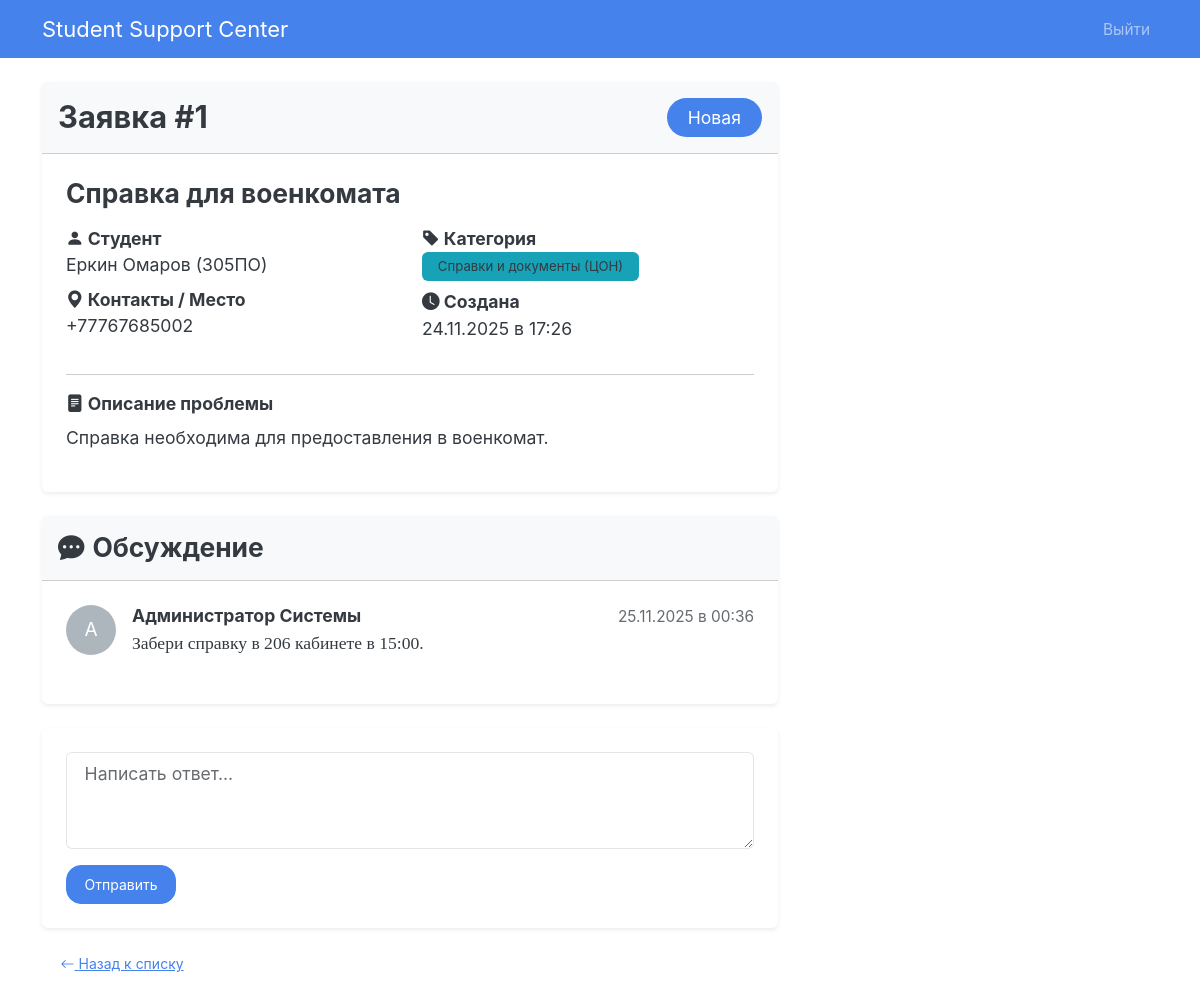
Page /ticket/1 (signed in) on the earlier database version.
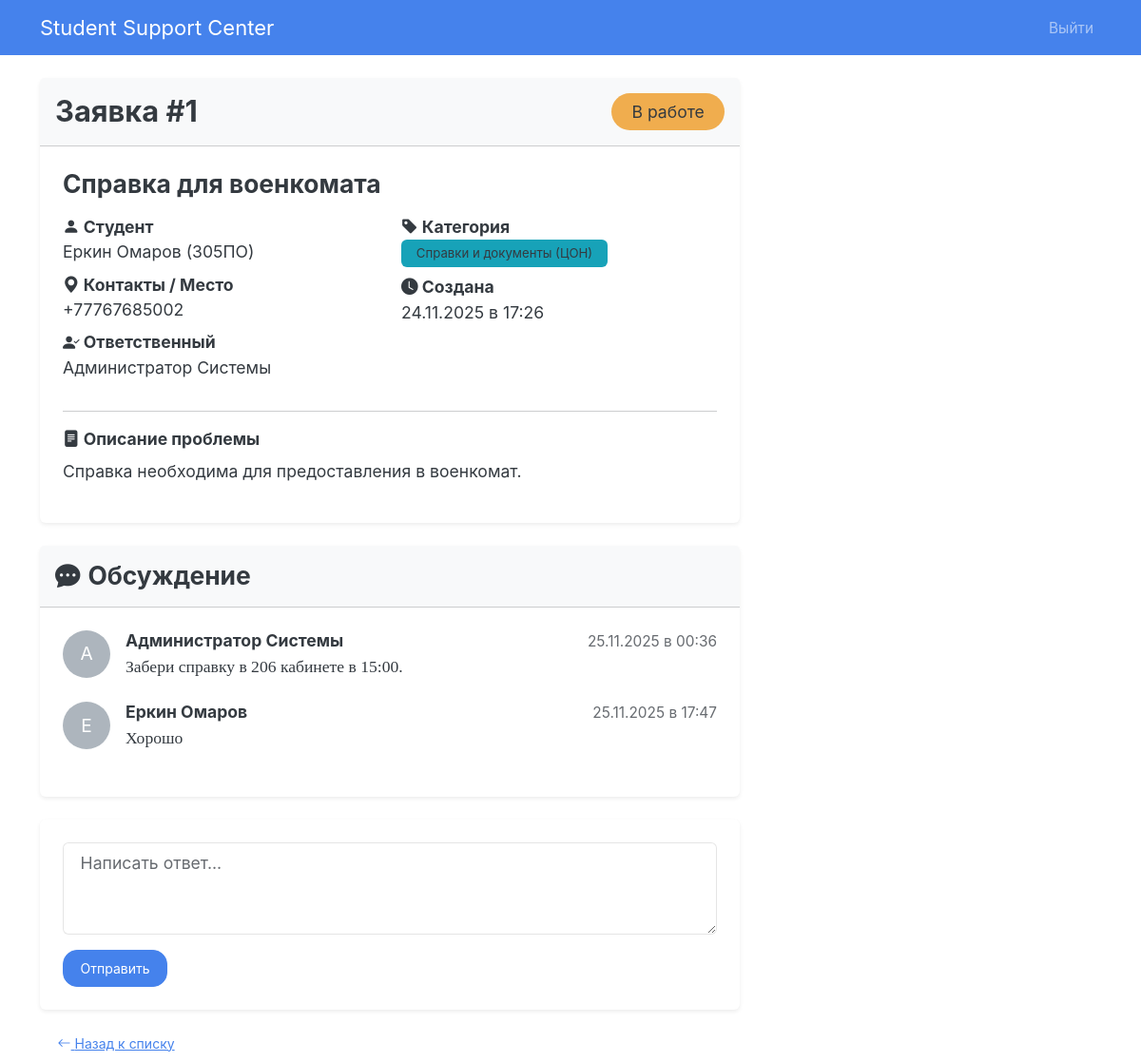
Same page on the later database version.
### app/models.py (models this page shows, shortened)
class Ticket(db.Model):
    id = db.Column(db.Integer, primary_key=True)
    title = db.Column(db.String(100), nullable=False)
    description = db.Column(db.Text, nullable=False)
    location = db.Column(db.String(50)) # Мұны "Кабинет" немесе "Байланыс телефоны" деп қолдануға болады
    status = db.Column(db.String(20), nullable=False, default='Новая')
    created_at = db.Column(db.DateTime, default=datetime.utcnow)
    attachment_filename = db.Column(db.String(255), nullable=True)
    creator_id = db.Column(db.Integer, db.ForeignKey('user.id'), nullable=False)
    assignee_id = db.Column(db.Integer, db.ForeignKey('user.id'))
    category_id = db.Column(db.Integer, db.ForeignKey('category.id'), nullable=True)
    category = db.relationship('Category', backref=db.backref('tickets', lazy=True))
    comments = db.relationship('Comment', backref='ticket', lazy=True, cascade="all, delete-orphan")

class User(UserMixin, db.Model):
    id = db.Column(db.Integer, primary_key=True)
    email = db.Column(db.String(100), unique=True, nullable=False)
    full_name = db.Column(db.String(100), nullable=False)
    group_number = db.Column(db.String(20), nullable=True)
    password_hash = db.Column(db.String(128))
    role = db.Column(db.String(10), nullable=False, default='user')
    created_tickets = db.relationship('Ticket', foreign_keys='Ticket.creator_id', backref='creator', lazy=True)
    assigned_tickets = db.relationship('Ticket', foreign_keys='Ticket.assignee_id', backref='assignee', lazy=True)
    comments = db.relationship('Comment', backref='author', lazy=True)

class Category(db.Model):
    id = db.Column(db.Integer, primary_key=True)
    name = db.Column(db.String(100), unique=True, nullable=False)

class Comment(db.Model):
    id = db.Column(db.Integer, primary_key=True)
    text = db.Column(db.Text, nullable=False)
    created_at = db.Column(db.DateTime, default=datetime.utcnow)
    user_id = db.Column(db.Integer, db.ForeignKey('user.id'), nullable=False)
    ticket_id = db.Column(db.Integer, db.ForeignKey('ticket.id'), nullable=False)

### app/routes.py (the view)
@main.route('/ticket/<int:ticket_id>')
@login_required
def ticket_detail(ticket_id):
    ticket = Ticket.query.get_or_404(ticket_id)
    if current_user.role == 'user' and ticket.creator_id != current_user.id:
        flash('У вас нет доступа к этой заявке.', 'danger')
        return redirect(url_for('main.index'))
    comments = Comment.query.filter_by(ticket_id=ticket.id).order_by(Comment.created_at.asc())
    return render_template('ticket_detail.html', ticket=ticket, comments=comments)

### app/__init__.py (called while the page is built)
def nl2br(value):
    escaped_value = Markup.escape(value)
    return escaped_value.replace('\n', Markup('<br>\n'))

### app/templates/ticket_detail.html (shortened to what this page needs)
{% extends "base.html" %}
{% block content %}
<div class="row">
    <div class="col-lg-8">
        <div class="card shadow-sm border-0 ticket-info-card">
            <div class="card-header bg-light d-flex justify-content-between align-items-center p-3">
                <h3 class="mb-0">Заявка #{{ ticket.id }}</h3>
                <span class="badge fs-6 rounded-pill {% if ticket.status == 'Новая' %}bg-primary{% elif ticket.status == 'В работе' %}bg-warning text-dark{% else %}bg-success{% endif %}">{{ ticket.status }}</span>
            </div>
            <div class="card-body p-4">
                <h4 class="card-title">{{ ticket.title }}</h4>
                <div class="row mt-3">
                    <div class="col-md-6">
                        <dl>
                            <dt><i class="bi bi-person-fill"></i> Студент</dt>
                            <dd>{{ ticket.creator.full_name }}
                                {% if ticket.creator.group_number %}({{ ticket.creator.group_number }}){% endif %}
                            </dd>
                            <dt><i class="bi bi-geo-alt-fill"></i> Контакты / Место</dt>
                            <dd>{{ ticket.location }}</dd>
                            {% if ticket.assignee %}
                                <dt><i class="bi bi-person-check-fill"></i> Ответственный</dt>
                                <dd>{{ ticket.assignee.full_name }}</dd>
                            {% endif %}
                        </dl>
                    </div>
                    <div class="col-md-6">
                        <dl>
                            {% if ticket.category %}
                                <dt><i class="bi bi-tag-fill"></i> Категория</dt>
                                <dd><span class="badge bg-info text-dark">{{ ticket.category.name }}</span></dd>
                            {% endif %}
                            <dt><i class="bi bi-clock-fill"></i> Создана</dt>
                            <dd>{{ ticket.created_at | to_local_time }}</dd>
                        </dl>
                    </div>
                </div>
                <hr>
                <dl>
                    <dt><i class="bi bi-file-text-fill"></i> Описание проблемы</dt>
                    <dd class="mt-2">{{ ticket.description | nl2br }}</dd>
                </dl>
            </div>
        </div>
        <div class="card mt-4 shadow-sm border-0">
            <div class="card-header bg-light p-3">
                <h4 class="mb-0"><i class="bi bi-chat-dots-fill me-2"></i>Обсуждение</h4>
            </div>
            <div class="card-body p-4">
                {% for comment in comments %}
                    <div class="d-flex mb-4">
                        <div class="flex-shrink-0">
                            <div class="bg-secondary text-white rounded-circle d-flex align-items-center justify-content-center" style="width: 50px; height: 50px; font-size: 1.2rem;">{{ comment.author.full_name[0] }}</div>
                        </div>
                        <div class="flex-grow-1 ms-3">
                            <div class="d-flex w-100 justify-content-between">
                                <h6 class="mb-1 fw-bold">{{ comment.author.full_name }}</h6>
                                <small class="text-muted">{{ comment.created_at | to_local_time }}</small>
                            </div>
                            <p class="mb-0">{{ comment.text | nl2br }}</p>
                        </div>
                    </div>
                {% else %}
                    <p class="text-muted">Комментариев пока нет.</p>
                {% endfor %}
            </div>
        </div>
        <div class="card mt-4 shadow-sm border-0">
            <div class="card-body p-4">
                <form method="POST" action="{{ url_for('main.add_comment', ticket_id=ticket.id) }}">
                    <div class="mb-3">
                        <textarea class="form-control" name="comment_text" rows="3" placeholder="Написать ответ..." required></textarea>
                    </div>
                    <button type="submit" class="btn btn-primary">Отправить</button>
                </form>
            </div>
        </div>
    </div>
    <div class="col-lg-4">
    </div>
</div>
<a href="{{ url_for('main.index') }}" class="btn btn-link mt-3"><i class="bi bi-arrow-left"></i> Назад к списку</a>
{% endblock %}

### app/templates/base.html (shortened to what this page needs)
<!doctype html>
<html lang="ru">
  <head>
    <link rel="stylesheet" href="https://bootswatch.com/5/litera/bootstrap.min.css">
    <link rel="stylesheet" href="https://cdn.jsdelivr.net/npm/bootstrap-icons@1.11.3/font/bootstrap-icons.min.css">
  </head>
  <body>
    <nav class="navbar navbar-expand-lg bg-primary mb-4" data-bs-theme="dark">
      <div class="container">
        <a class="navbar-brand d-flex align-items-center" href="{{ url_for('main.index') }}">
            Student Support Center
        </a>
        <div class="collapse navbar-collapse" id="navbarNavDropdown">
          <ul class="navbar-nav ms-auto">
            {% if current_user.is_authenticated %}
              <li class="nav-item"><a class="nav-link" href="{{ url_for('main.logout') }}">Выйти</a></li>
            {% else %}
              <li class="nav-item"><a class="nav-link" href="{{ url_for('main.login') }}">Войти</a></li>
              <li class="nav-item"><a class="nav-link" href="{{ url_for('main.register') }}">Регистрация</a></li>
            {% endif %}
          </ul>
        </div>
      </div>
    </nav>
    <main class="container">
        {% block content %}{% endblock %}
    </main>
  </body>
</html>

Differences in the rows shown:
changed Ticket "Справка для военкомата": status "Новая" → "В работе"
now on this page (row unchanged): User: assignee.full_name "Администратор Системы"
added Comment: author "Е", author.full_name "Еркин Омаров", created_at|to_local_time "25.11.2025 в 17:47", text "Хорошо"
Other differences:
text now shown: "Ответственный"
